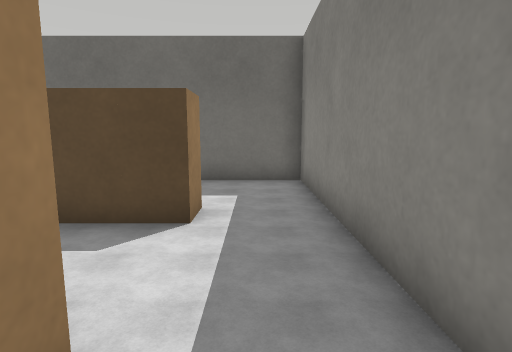
[1] (above)

17 first-person views from a walk through a world built for the Webots simulator. The camera is 0.68 m above the floor, tilts 8° down and sees 80° across. The floor is counted in squares, 0.5 m on a side. Each view is taken from the middle of a square. On the plan, view 1 faces up. The plan holds only what a view shows up to about 14 squares ahead; the rest is blank. Robots are left out. Simple shapes and patterns stand in for the simulator's stock objects.

[2]
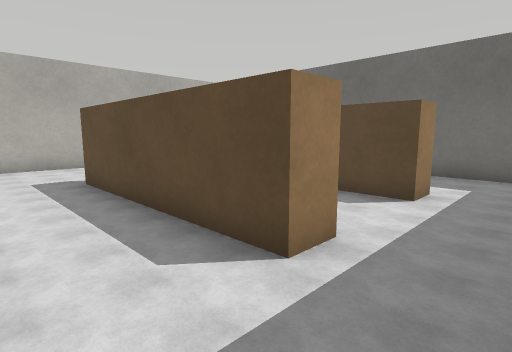

[3]
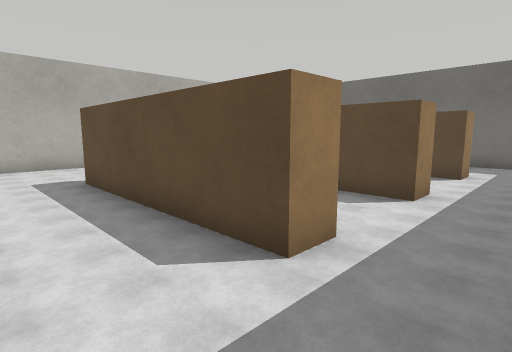

[4]
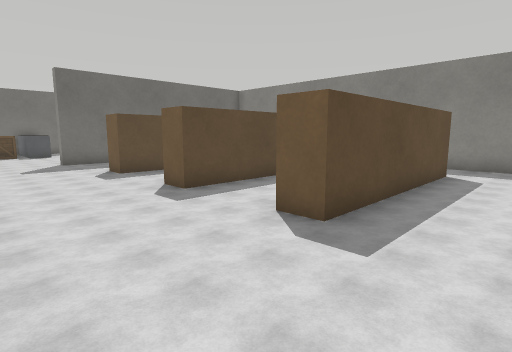

[5]
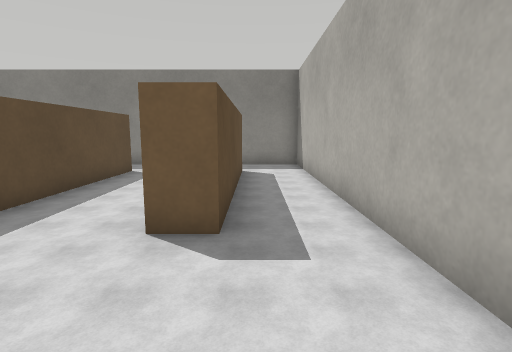

[6]
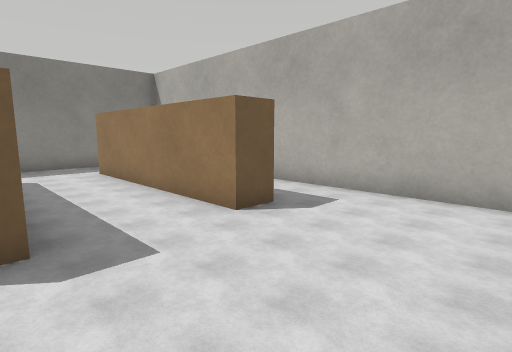

[7]
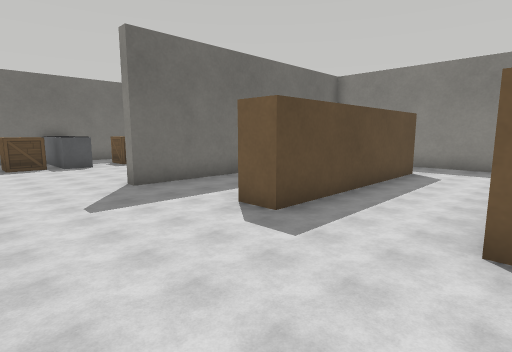

[8]
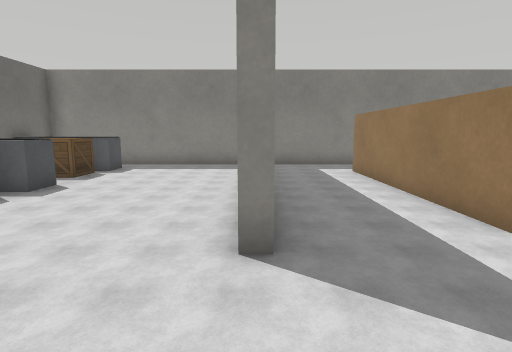

[9]
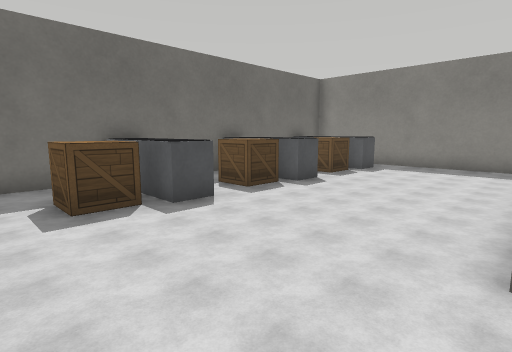

[10]
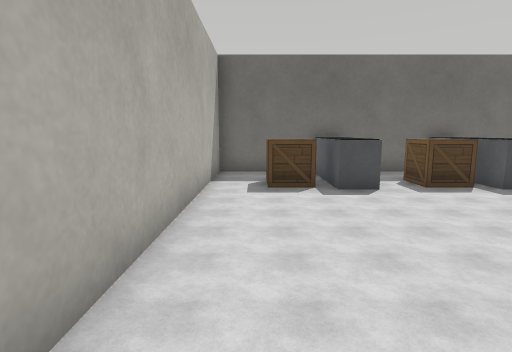

[11]
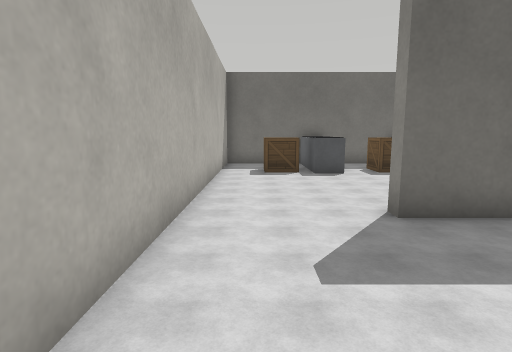

[12]
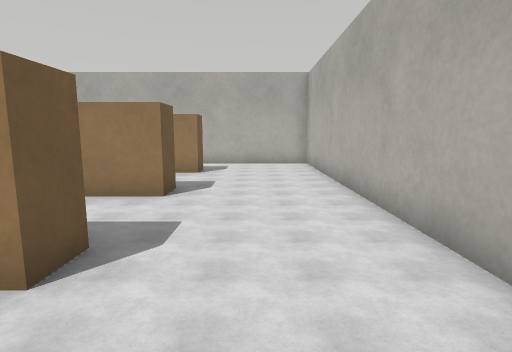

[13]
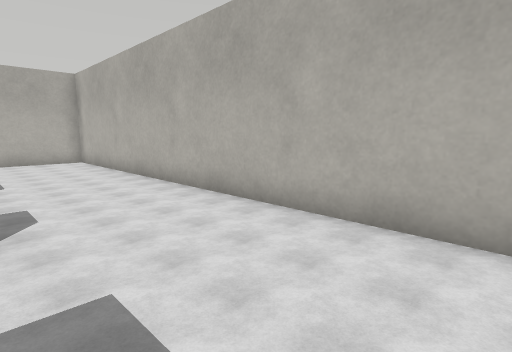

[14]
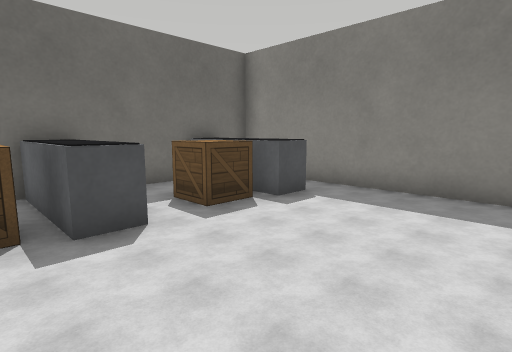

[15]
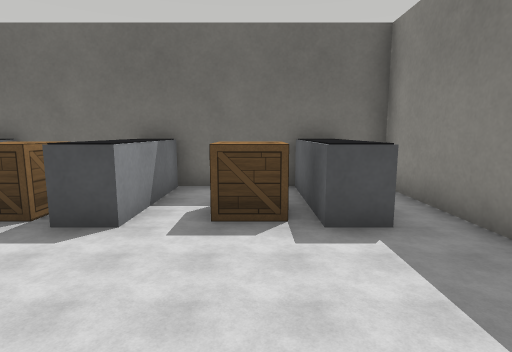

[16]
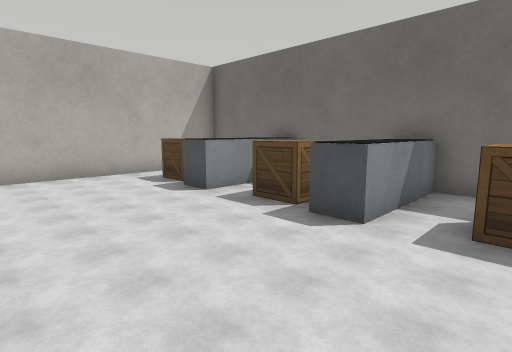

[17]
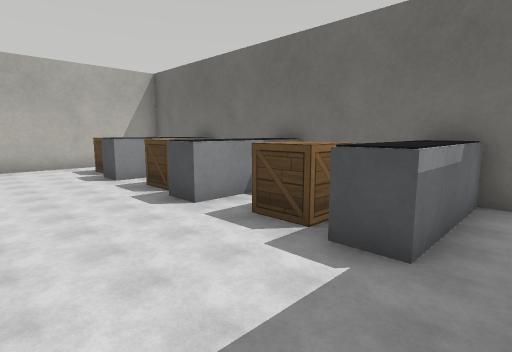

### Floor plan
Ten units are one square. View 1 is at (0, 0); x grows to the right and y downward. Boxes are objects, and circles mark ways between rooms. Rooms are numbered by the first view taken in them; rooms with no view inside come last. Other rooms are left out.
<svg viewBox="-128 -183 146 286">
<path fill="none" stroke="#000" d="M-123 -86 -123 98 13 98 13 -88 -87 -88M-87 -88 -87 -92M13 -98 13 -178 -123 -178 -123 -86"/>
<rect x="-85" y="65" width="10" height="10" fill="#bbb"><title>cardboard box</title></rect>
<rect x="-85" y="25" width="10" height="10" fill="#bbb"><title>cardboard box</title></rect>
<rect x="-85" y="-15" width="10" height="10" fill="#bbb"><title>cardboard box</title></rect>
<rect x="-85" y="-55" width="10" height="10" fill="#bbb"><title>cardboard box</title></rect>
<rect x="-75" y="65" width="10" height="10" fill="#bbb"><title>cardboard box</title></rect>
<rect x="-75" y="25" width="10" height="10" fill="#bbb"><title>cardboard box</title></rect>
<rect x="-75" y="-15" width="10" height="10" fill="#bbb"><title>cardboard box</title></rect>
<rect x="-75" y="-55" width="10" height="10" fill="#bbb"><title>cardboard box</title></rect>
<rect x="-65" y="65" width="10" height="10" fill="#bbb"><title>cardboard box</title></rect>
<rect x="-65" y="25" width="10" height="10" fill="#bbb"><title>cardboard box</title></rect>
<rect x="-65" y="-15" width="10" height="10" fill="#bbb"><title>cardboard box</title></rect>
<rect x="-65" y="-55" width="10" height="10" fill="#bbb"><title>cardboard box</title></rect>
<rect x="-55" y="65" width="10" height="10" fill="#bbb"><title>cardboard box</title></rect>
<rect x="-55" y="25" width="10" height="10" fill="#bbb"><title>cardboard box</title></rect>
<rect x="-55" y="-15" width="10" height="10" fill="#bbb"><title>cardboard box</title></rect>
<rect x="-55" y="-55" width="10" height="10" fill="#bbb"><title>cardboard box</title></rect>
<rect x="-45" y="65" width="10" height="10" fill="#bbb"><title>cardboard box</title></rect>
<rect x="-45" y="25" width="10" height="10" fill="#bbb"><title>cardboard box</title></rect>
<rect x="-45" y="-15" width="10" height="10" fill="#bbb"><title>cardboard box</title></rect>
<rect x="-45" y="-55" width="10" height="10" fill="#bbb"><title>cardboard box</title></rect>
<rect x="-35" y="65" width="10" height="10" fill="#bbb"><title>cardboard box</title></rect>
<rect x="-35" y="25" width="10" height="10" fill="#bbb"><title>cardboard box</title></rect>
<rect x="-35" y="-15" width="10" height="10" fill="#bbb"><title>cardboard box</title></rect>
<rect x="-35" y="-55" width="10" height="10" fill="#bbb"><title>cardboard box</title></rect>
<rect x="-25" y="65" width="20" height="10" fill="#bbb"><title>cardboard box</title></rect>
<rect x="-25" y="25" width="20" height="10" fill="#bbb"><title>cardboard box</title></rect>
<rect x="-25" y="-15" width="20" height="10" fill="#bbb"><title>cardboard box</title></rect>
<rect x="-25" y="-55" width="20" height="10" fill="#bbb"><title>cardboard box</title></rect>
<rect x="-105" y="-165" width="20" height="20" fill="#bbb"><title>wooden box</title></rect>
<rect x="-95" y="-175" width="20" height="30" fill="#bbb"><title>conveyor</title></rect>
<rect x="-65" y="-165" width="20" height="20" fill="#bbb"><title>wooden box</title></rect>
<rect x="-55" y="-175" width="20" height="30" fill="#bbb"><title>conveyor</title></rect>
<rect x="-25" y="-165" width="20" height="20" fill="#bbb"><title>wooden box</title></rect>
<rect x="-15" y="-175" width="20" height="30" fill="#bbb"><title>conveyor</title></rect>
<circle cx="-105" cy="-90" r="3" fill="#2a7"/>
<text x="-60" y="0">1</text>
<text x="-60" y="-130">2</text>
</svg>
Room 1 opens to room 2.

Where each view was taken, in squares from view 1:
view 1: 0 up, 0 right, facing up
view 2: 2 down, 1 right, facing up-left
view 3: 6 down, 1 right, facing up-left
view 4: 6 down, 12 left, facing up-right
view 5: 8 down, 12 left, facing right
view 6: 3 down, 12 left, facing down-right
view 7: 1 up, 12 left, facing up-right
view 8: 9 up, 12 left, facing right
view 9: 9 up, 12 left, facing up-right
view 10: 7 up, 11 left, facing up
view 11: 4 up, 11 left, facing up
view 12: 4 up, 10 left, facing down
view 13: 6 up, 8 left, facing down-left
view 14: 10 up, 6 left, facing up-right
view 15: 10 up, 2 left, facing up
view 16: 10 up, 2 left, facing up-left
view 17: 11 up, 1 right, facing up-left
